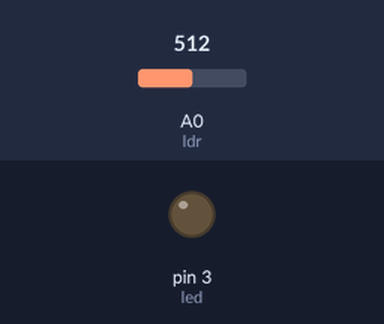
A sketch run on a simulated Arduino Uno, built with avr-gcc and run on an emulated ATmega328P. Parts: output pins drawn as LEDs (lit = HIGH). Inputs (shaded band) come from the test bench; at power-on: A0 (ldr) = 512.

Above: at 1.2 s.
1.3 s: A0 (ldr) set to 16
2.8 s: A0 (ldr) set to 13
At 3.1 s:
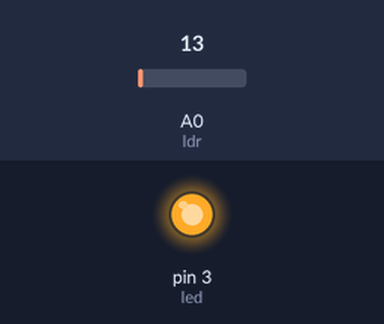
4.3 s: A0 (ldr) set to 122
At 5.5 s:
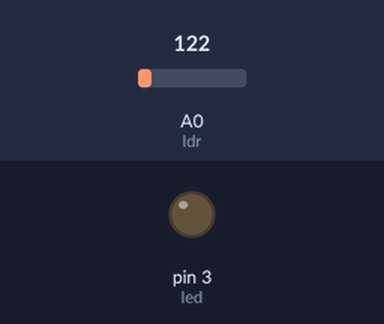
5.8 s: A0 (ldr) set to 5
At 6.6 s:
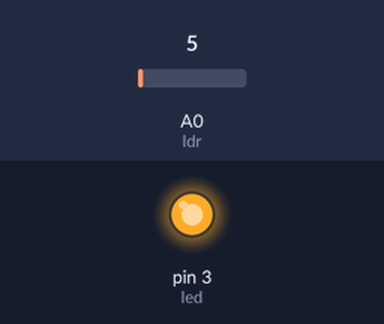
Timing chart, 0 to 8.3 s (numbered marks = the images above; inputs shaded):
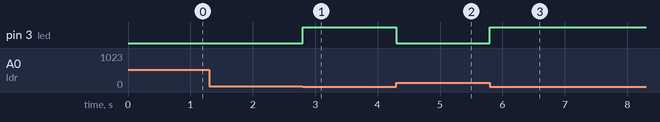

Measured:
- the behaviour switches between 15 and 14 on A0 (ldr) (found by bisection; images 0 and 1)
- after the input at 1.3 s, every drawn part: stays the same
- after the input at 2.8 s, pin 3 (led): LOW → HIGH at once
- after the input at 4.3 s, pin 3 (led): HIGH → LOW at once
- after the input at 5.8 s, pin 3 (led): LOW → HIGH at once

The sketch:

BlinkWithLDR.ino
```cpp
#define led 3
#define ldr A0

int light;

void setup() {
  pinMode(led,OUTPUT);

  Serial.begin(9600);
}

void loop() {
  light = analogRead(ldr);

  // Serial.println(light); // test your ambient light - returned between 25-40 for me

  if (light >= 15) {
    digitalWrite(led,LOW);
  } else {
    digitalWrite(led,HIGH);
  }
}
```
